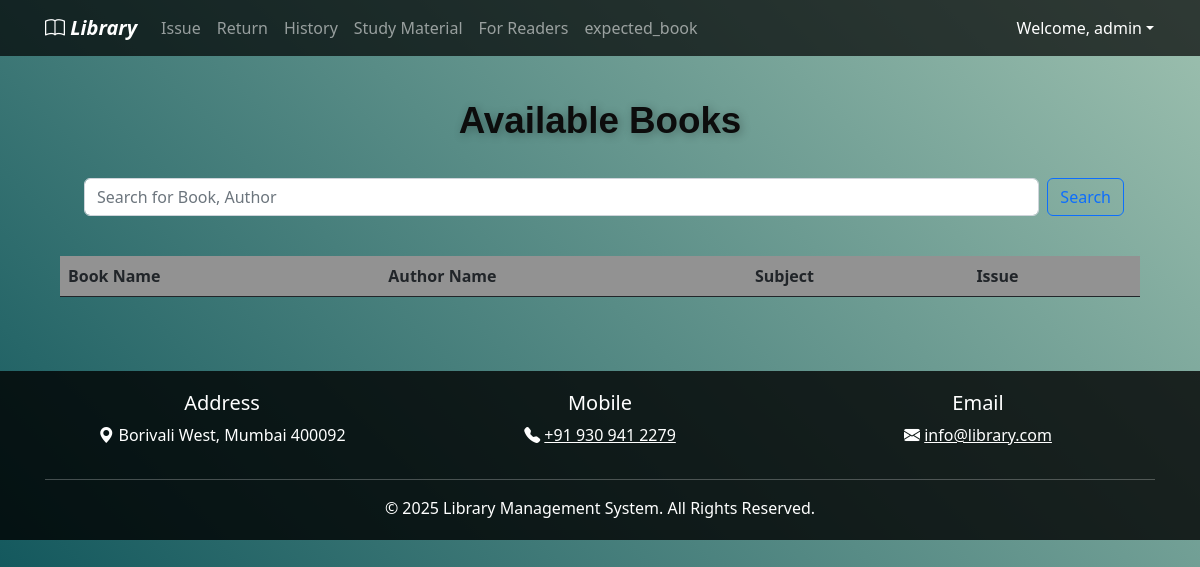
Page /issue_item/ (signed in) on the earlier database version.
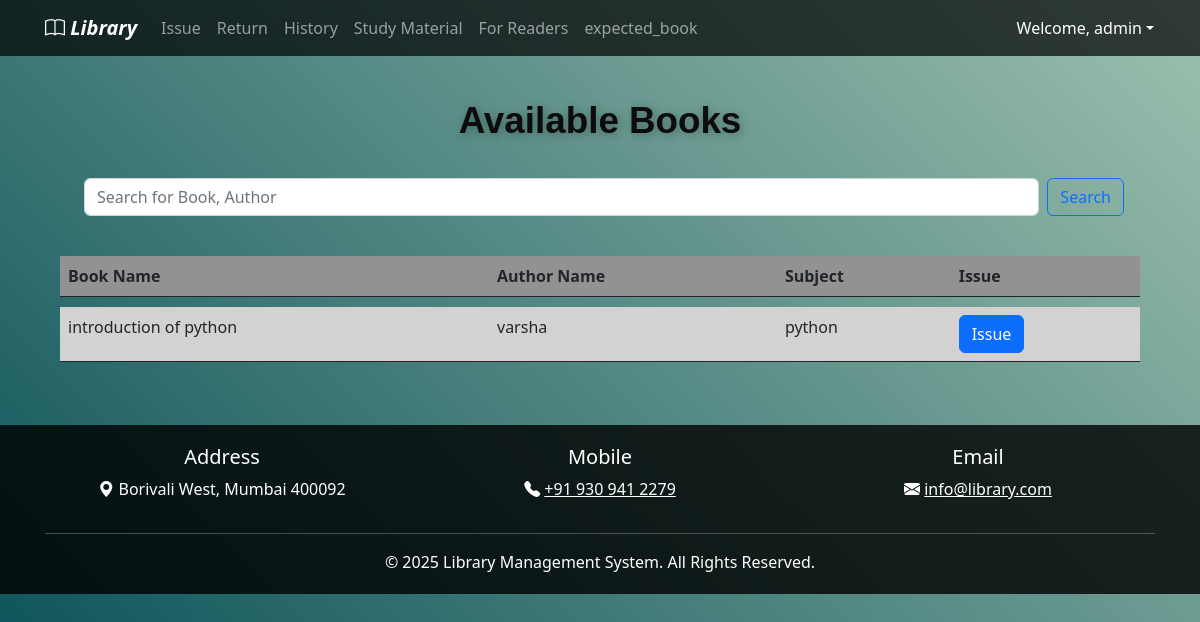
Same page on the later database version.
### elibrary_app/models.py (models this page shows, shortened)
class Book(models.Model):
    book_name = models.CharField(max_length=150)
    author_name = models.CharField(max_length=200)
    quantity = models.IntegerField(default=1)
    subject = models.CharField(max_length=2000)
    book_add_time = models.DateTimeField(default=timezone.now)  # Changed to DateTimeField for both date and time
    book_add_date = models.DateField(default=date.today)
    class Meta:
        constraints = [
            models.UniqueConstraint(fields=["book_name", "author_name"], name="unique_book_author")  # Replaced unique_together with UniqueConstraint
        ]

### elibrary_app/views.py (the view, shortened to what this page needs)
# urls.py: path("issue_item/", views.issue_item, name="issue_item"),  # Book issue page
@login_required(login_url=reverse_lazy("login"))
def issue_item(request):
    my_items = IssuedItem.objects.filter(user_id=request.user, return_date__isnull=True).values_list("book_id", flat=True)
    books = Book.objects.filter(quantity__gt=0).exclude(id__in=my_items)  # Only show books with quantity > 0
    return render(request, "issue_item.html", {'books': books})

### elibrary_app/templates/issue_item.html (shortened to what this page needs)
{% extends 'base.html' %}
{% load static %}
{% block content %}
<center>
<div class="container mt-4">
    <div class="col-md-12">
        <div class="library-title">
            <span class="word">Available</span>
            <span class="word">Books</span>
        </div>
    </div>
</div>
    <div class="input-group container">
        <form class="d-flex search-form w-100 mx-3" method="get" action="/searchproduct/">
            <input type="search" name="q" class="form-control search-input mx-2" placeholder="Search for Book, Author">
            <button class="btn btn-outline-primary" type="submit">Search</button>
          </form>
    </div>
</center>
<br />
<div class="container">
    <table class="table" style="border: none;">
        <thead class="thead-dark">
            <tr style="background-color: rgb(146, 146, 146);">
                <th scope="col">Book Name</th>
                <th scope="col">Author Name</th>
                <th scope="col">Subject</th>
                <th scope="col">Issue</th>
            </tr>
        </thead>
        <tr style="height: 10px;"></tr>
        <tbody id="table_data">
            {% for book in books %}
            <tr style="background-color: rgb(212, 209, 209);">
                 <td>{{ book.book_name }}</td>
                <td>{{ book.author_name }}</td>
                <td>{{ book.subject }}</td>
                <td>
                    <button type="button" class="btn btn-primary" data-bs-toggle="modal" data-bs-target="#exampleModal">
                        Issue
                    </button>
                </td>
            </tr>
            {% endfor %}
        </tbody>
    </table>
</div>
{% endblock %}

Differences in the rows shown:
now on this page (row edited): Book: book_name "introduction of python", author_name "varsha", subject "python"
